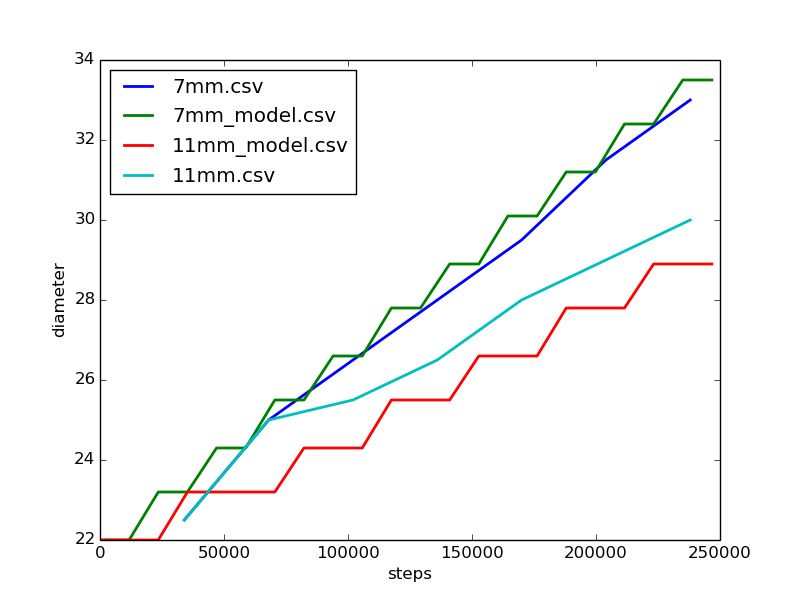

Recreate this plot in Python.
import matplotlib.pyplot as plt
import csv
import glob

csvfiles = glob.glob('*csv')
for f in csvfiles:
    with open(f) as csvfile:
        steps = []
        diameter = []
        c = csv.reader(csvfile)
        for row in c:
            steps.append(row[0])
            diameter.append(row[1])
        plt.plot(steps,diameter,label=f,linewidth=2)
plt.ylabel('diameter')
plt.xlabel('steps')
legend = plt.legend(loc='upper left')
plt.show()
